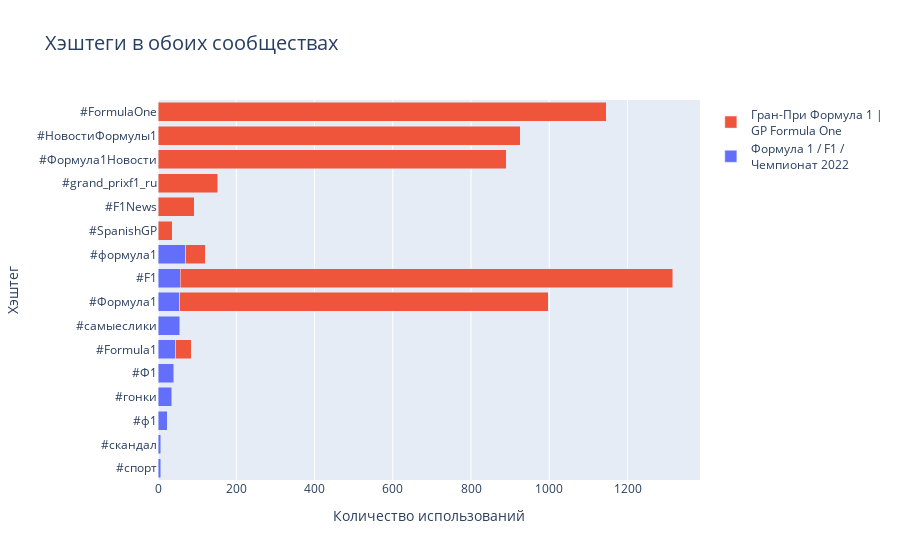

Notebook cell for this chart:
### Code cell
fig = go.Figure()

fig.add_trace(go.Bar(
            x=list(formula_hashtags_usage.values())[:10][::-1],
            y=list(formula_hashtags_usage.keys())[:10][::-1],
            orientation='h', name="Формула 1 / F1 /<br>Чемпионат 2022"))

fig.add_trace(go.Bar(
            x=list(gp_hashtags_usage.values())[:10][::-1],
            y=list(gp_hashtags_usage.keys())[:10][::-1],
            orientation='h', name="Гран-При Формула 1 |<br>GP Formula One"))

fig.update_yaxes(title="Хэштег")
fig.update_xaxes(title="Количество использований")
fig.update_layout(barmode='stack',
                  title="Хэштеги в обоих сообществах</b>",
                  title_font={'size': 20})
fig.update_traces(hovertemplate="%{x} использований хэштега %{y}<extra></extra>")

fig.show()

### Figure 1 — Plotly figure (JSON) as saved in the notebook; plotly's stock layout.template omitted (floating-point values rounded to 4 significant figures)
{"data": [{"hovertemplate": "%{x} использований хэштега %{y}<extra></extra>", "name": "Формула 1 / F1 /<br>Чемпионат 2022", "orientation": "h", "type": "bar", "x": [7, 7, 23, 35, 40, 45, 55, 55, 57, 71], "y": ["#спорт", "#скандал", "#ф1", "#гонки", "#Ф1", "#Formula1", "#самыеслики", "#Формула1", "#F1", "#формула1"]}, {"hovertemplate": "%{x} использований хэштега %{y}<extra></extra>", "name": "Гран-При Формула 1 |<br>GP Formula One", "orientation": "h", "type": "bar", "x": [36, 40, 50, 92, 153, 890, 926, 942, 1146, 1259], "y": ["#SpanishGP", "#Formula1", "#формула1", "#F1News", "#grand_prixf1_ru", "#Формула1Новости", "#НовостиФормулы1", "#Формула1", "#FormulaOne", "#F1"]}], "layout": {"barmode": "stack", "title": {"font": {"size": 20}, "text": "Хэштеги в обоих сообществах</b>"}, "xaxis": {"title": {"text": "Количество использований"}}, "yaxis": {"title": {"text": "Хэштег"}}}}
